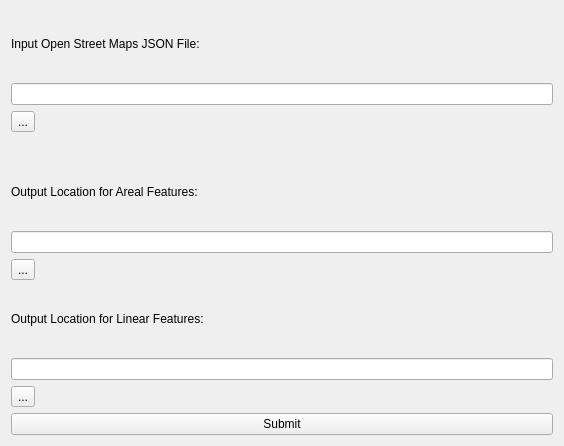
<?xml version="1.0" encoding="UTF-8"?>
<ui version="4.0">
 <class>Form</class>
 <widget class="QWidget" name="Form">
  <property name="geometry">
   <rect>
    <x>0</x>
    <y>0</y>
    <width>564</width>
    <height>446</height>
   </rect>
  </property>
  <property name="windowTitle">
   <string>Features Extract Tool</string>
  </property>
  <layout class="QVBoxLayout" name="verticalLayout_2">
   <item>
    <widget class="QLabel" name="countryInputLabel">
     <property name="text">
      <string>Input Open Street Maps JSON File:</string>
     </property>
    </widget>
   </item>
   <item>
    <widget class="QLineEdit" name="countryTextBox">
     <property name="toolTip">
      <string>Accepts a shapefile with a field of 'NAME'</string>
     </property>
    </widget>
   </item>
   <item>
    <widget class="QToolButton" name="countryTB">
     <property name="toolTip">
      <string>.shp File Browser</string>
     </property>
     <property name="text">
      <string>...</string>
     </property>
    </widget>
   </item>
   <item>
    <spacer name="horizontalSpacer">
     <property name="orientation">
      <enum>Qt::Horizontal</enum>
     </property>
     <property name="sizeHint" stdset="0">
      <size>
       <width>40</width>
       <height>20</height>
      </size>
     </property>
    </spacer>
   </item>
   <item>
    <widget class="QLabel" name="pointsInputLabel">
     <property name="text">
      <string>Output Location for Areal Features: </string>
     </property>
    </widget>
   </item>
   <item>
    <widget class="QLineEdit" name="pointsTextBox">
     <property name="toolTip">
      <string>Accepts a shapefile with a field of 'shop'</string>
     </property>
    </widget>
   </item>
   <item>
    <widget class="QToolButton" name="pointsTB">
     <property name="toolTip">
      <string>.shp File Browser</string>
     </property>
     <property name="text">
      <string>...</string>
     </property>
    </widget>
   </item>
   <item>
    <widget class="QLabel" name="outputLocationLabel">
     <property name="text">
      <string>Output Location for Linear Features:</string>
     </property>
    </widget>
   </item>
   <item>
    <widget class="QLineEdit" name="outputTextBox">
     <property name="toolTip">
      <string>Output location displayed as full filepath</string>
     </property>
    </widget>
   </item>
   <item>
    <widget class="QToolButton" name="outputTB">
     <property name="toolTip">
      <string>'Save As' File Browser</string>
     </property>
     <property name="text">
      <string>...</string>
     </property>
    </widget>
   </item>
   <item>
    <widget class="QPushButton" name="submitPushButton">
     <property name="toolTip">
      <string>Click this only after completing all other fields</string>
     </property>
     <property name="text">
      <string>Submit</string>
     </property>
    </widget>
   </item>
  </layout>
 </widget>
 <resources/>
 <connections/>
</ui>
